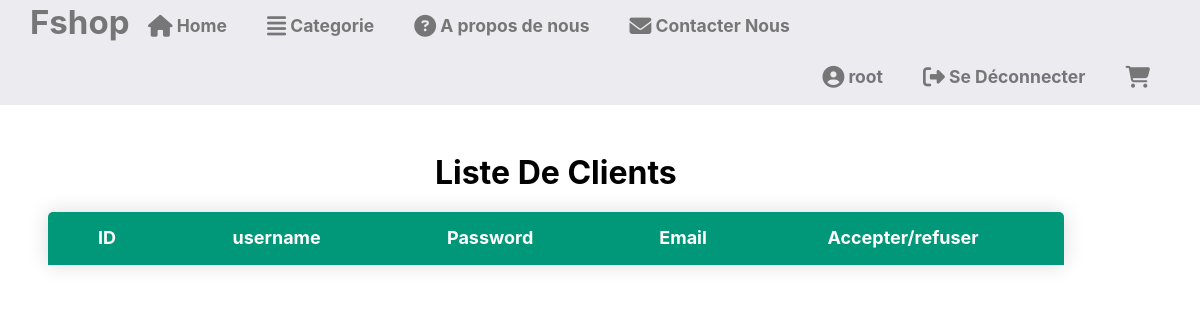
The page /lc.php (signed in) on the database as committed earlier.
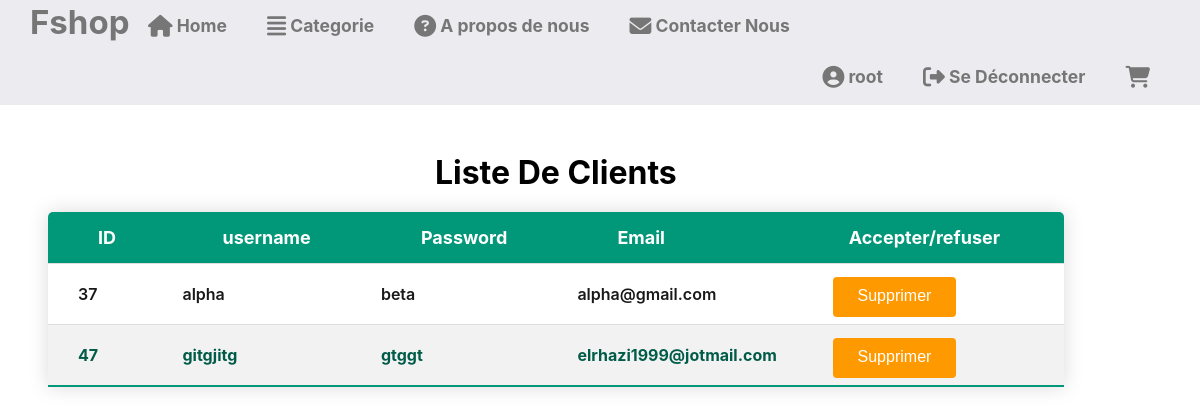
The same page on the database as committed later.
### tables this page shows
CREATE TABLE IF NOT EXISTS `client` (
  `id_client` int(11) NOT NULL AUTO_INCREMENT,
  `id_V` int(11) DEFAULT NULL,
  `prenom` varchar(15) DEFAULT NULL,
  `nom` varchar(15) NOT NULL,
  `adresse` varchar(40) DEFAULT NULL,
  `tele` varchar(12) DEFAULT NULL,
  `email` varchar(25) DEFAULT NULL,
  `username` varchar(15) DEFAULT NULL,
  `password` varchar(15) DEFAULT NULL,
  PRIMARY KEY (`id_client`)
);

### db.php (called while the page is built, shortened)
<?php
  Class DB{
    private $serveur="localhost";
    private $login="root";
    private $password="";
    private $db="e-commerce";
    public $connexion='';
    public function __construct($serveur=null,$login=null,$password=null,$db=null){
         if($serveur != null){
             $this->serveur=$serveur;
             $this->login=$login;
             $this->password=$password;
             $this->db=$db;
         }
       try{
         $this->connexion = new PDO("mysql:host=$this->serveur;dbname=$this->db",$this->login,$this->password);
         $this->connexion -> setAttribute(PDO::ATTR_ERRMODE, PDO::ERRMODE_EXCEPTION);
        }
        catch(PDOException $e){
            echo $e->getMessage();
        }
    }
    public function query($sql){
        $req=$this->connexion->prepare($sql);
        $req->execute();
        return $req->fetchAll(PDO::FETCH_ASSOC);
     }
  }
?>

### lc.php (the view, shortened to what this page needs)
<?php
  require 'db.php';
  $DB=new DB("localhost","root","","e-commerce");
   $res=$DB->query("SELECT * from client");
?>
<!DOCTYPE html>
<html lang="en">
<head>
</head>
<body>
<?php require('header.php');?>
<div class="fdemande">
  <div class="demande">
      <h1>Liste De Clients</h1>
    <table >
       <tr class="firstcolor"> <th>ID</th><th>username</th> <th>Password</th> <th>Email</th>
           <th>Accepter/refuser</th>
    </tr>
<?php
foreach($res as $tab){
    ?>
    <tr>
        <td><?php echo $tab['id_client'];?></td>
           <td>  <?php echo $tab['username']; ?> </td>
            <td>  <?php echo $tab['password'];?> </td>
            <td>  <?php echo $tab['email'];?> </td>
             <?php $id=$tab['id_client']; ?>
            <td> <input type="button" class="statistic" onClick="supprimer(<?php echo $id; ?>, 'S')" name="delete" value="Supprimer"> </td>
              </tr>
     <?php
         }
      ?>
</table>
</div>
</div>
</body>
</html>

### header.php (shortened to what this page needs)
<head>
<link rel="stylesheet" href="https://unpkg.com/flickity@2.0.11/dist/flickity.min.css">
<link rel="stylesheet" href="style.css">
</head>
<nav class="banda fix">
      <div class="fshop"><h2>Fshop</h2></div>
     <div class="nav">
        <ul >
             <li><a href="index.php"> <i class="fas fa-home fa-lg"></i> Home</a></li>
                    <li><a href=""><i class="fas fa-align-justify fa-lg"></i>  Categorie</a>
                    </li>
                    <li><a href="#fifth-section"><i class="fas fa-question-circle fa-lg "></i> A propos de nous  </a></li>
                    <li><a href="#fin"><i class="fas fa-envelope fa-lg"></i> Contacter Nous</a></li>
                     </ul>
                <ul class="right">
                 <?php
                 if(isset($_SESSION['logged']) && isset($_SESSION)){
                     $pr= $_SESSION['login'];
                     echo "<li><a href='$pr.php'><i class='fas fa-user-circle fa-lg'></i> $pr</a> </li>";
                    echo '<li><a href="deco.php"><i class="fas fa-sign-out-alt fa-lg"></i> Se Déconnecter</a></li>';
                 }
                 else{
                   echo '<li><a href="conn.php"><i class="fas fa-sign-in-alt fa-lg"></i> Se Connecter</a></li>';
                 }
                     ?>
                        <li ><a href="panier.php"> <i class="fas fa-shopping-cart fa-lg"></i></a></li>
                     </ul>
    </div>
   </nav>

### style.css (style rules this page uses)
body { margin: 0; padding: 0; font-family: -apple-system, BlinkMacSystemFont, 'Segoe UI', Roboto, Oxygen, Ubuntu, Cantarell, 'Open Sans', 'Helvetica Neue', sans-serif; font-size: 16px; background-color:; color: #000000; }
* { margin: 0; padding: 0; }
a { text-decoration: none; color:rgb(233, 233, 233) ; }
.banda { background-color:#ECEBF0; padding-bottom: 3px; color:#767676; display: flex; }
.fshop { width: 8%; }
.fshop h2 { text-align: center; margin-top: 2px; font-size: 33px; margin-left: 30px; margin-right: 10px; }
.banda .nav { width: 92%; }
.banda .nav li a { color:#767676; font-weight: 700; font-size: 17.5px; }
.banda:after { content: ''; clear: both; display: block; }
.banda .nav ul { list-style: none; margin: 0; }
.banda .nav ul:first-child { margin-left:32px; }
.banda .nav ul:last-child { margin-right: 30px; }
.banda .nav > ul > li { float: left; position: relative; }
.banda .nav ul li a { text-decoration: none; padding: 15px 20px; display: block; }
.banda .nav .right { float: right; }
* { padding:0; margin:0; }
.statistic { width: 200px; height: 40px; background-color:rgb(255, 153, 0); color: white; border: none; font-size: 15px; text-align: center; padding-top: 6px; }
.fdemande { padding:4%; }
.demande { width:92%; }
table { border-collapse:collapse; border-radius:5px 5px 0px 0px; overflow:hidden; box-shadow:0 0 20px rgba(0, 0, 0, 0.15); }
th { padding:15px 50px; text-align:left; }
tr:nth-of-type(odd) { background-color:#f2f2f2; font-weight:Bold; color: #005B48; font-size:16px; }
tr:nth-of-type(even) { font-weight:600; color: #191919; font-size:16px; }
tr.firstcolor { background-color: #009879; color:#FFF; font-size:18px; }
tr { border-bottom:1px solid #dddddd; }
tr:last-of-type { border-bottom:2px solid #009879; }
td { padding:0px 10px; text-align:left; height: 180px; }
td:first-child { padding:10px 30px; }
table { width:100%; }
.fdemande .demande h1 { text-align:center; margin-bottom: 20px; }

### lc.php (style rules this page uses)
.fdemande .demande table tr td { height:40px; }
.fdemande .demande h1 { text-align:center; margin-bottom: 20px; }
input[type="button"] { margin-top:6px; width:50%; height: 40px; background-color:rgb(255, 153, 0); border-radius: 4px; color: white; border: none; font-size: 15px; text-align: center; font-size:16px; margin-left:10%; padding-bottom:8px; }

Rows that differ between the two databases and show on the page:
added client: id_client "37", username "alpha", password "beta", email "alpha@gmail.com"
added client: id_client "47", username "gitgjitg", password "gtggt", email "elrhazi1999@jotmail.com"
